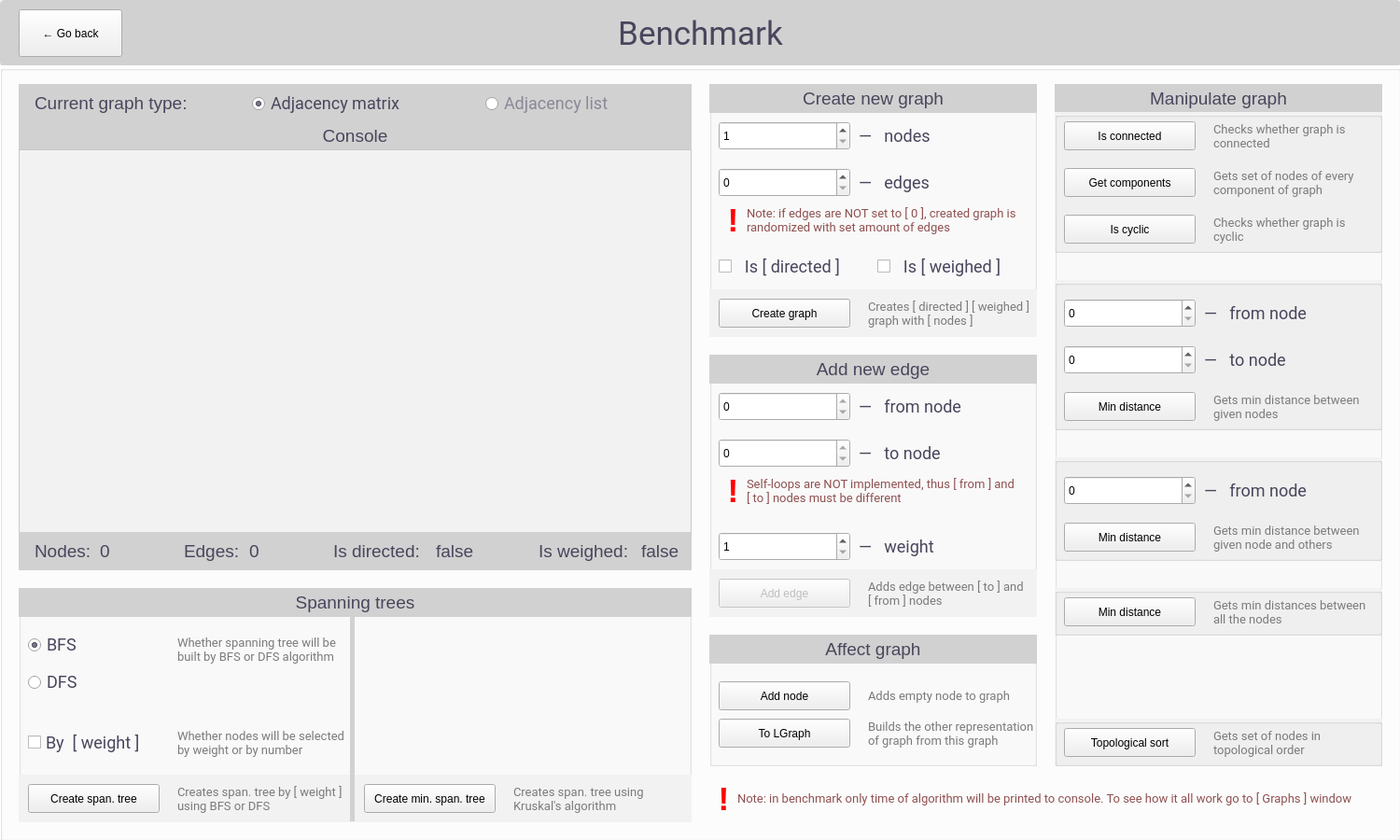
<?xml version="1.0" encoding="UTF-8"?>
<ui version="4.0">
 <class>BenchWindow</class>
 <widget class="QWidget" name="BenchWindow">
  <property name="geometry">
   <rect>
    <x>0</x>
    <y>0</y>
    <width>1500</width>
    <height>900</height>
   </rect>
  </property>
  <property name="windowTitle">
   <string>Form</string>
  </property>
  <widget class="QGroupBox" name="groupBox_13">
   <property name="geometry">
    <rect>
     <x>0</x>
     <y>0</y>
     <width>1501</width>
     <height>71</height>
    </rect>
   </property>
   <property name="styleSheet">
    <string notr="true">QGroupBox {
	background-color: #d1d1d1;
border-radius: 5px;
}</string>
   </property>
   <property name="title">
    <string/>
   </property>
   <widget class="QLabel" name="pageName">
    <property name="geometry">
     <rect>
      <x>20</x>
      <y>10</y>
      <width>1461</width>
      <height>51</height>
     </rect>
    </property>
    <property name="styleSheet">
     <string notr="true">color: #4a455c;
font-size: 35px;
font-family: Roboto;</string>
    </property>
    <property name="text">
     <string>Benchmark</string>
    </property>
    <property name="alignment">
     <set>Qt::AlignCenter</set>
    </property>
   </widget>
   <widget class="QPushButton" name="backButton">
    <property name="geometry">
     <rect>
      <x>20</x>
      <y>10</y>
      <width>111</width>
      <height>51</height>
     </rect>
    </property>
    <property name="text">
     <string>← Go back</string>
    </property>
   </widget>
  </widget>
  <widget class="QGroupBox" name="graphsBox">
   <property name="geometry">
    <rect>
     <x>0</x>
     <y>70</y>
     <width>1501</width>
     <height>831</height>
    </rect>
   </property>
   <property name="styleSheet">
    <string notr="true">QGroupBox {
background-color: #ffffff;
}</string>
   </property>
   <property name="title">
    <string/>
   </property>
   <widget class="QGroupBox" name="FileSystemConsole">
    <property name="geometry">
     <rect>
      <x>20</x>
      <y>60</y>
      <width>721</width>
      <height>441</height>
     </rect>
    </property>
    <property name="styleSheet">
     <string notr="true">QGroupBox {
	border: 1px solid black;
}
</string>
    </property>
    <property name="title">
     <string/>
    </property>
    <widget class="QLabel" name="label_113">
     <property name="geometry">
      <rect>
       <x>0</x>
       <y>0</y>
       <width>721</width>
       <height>31</height>
      </rect>
     </property>
     <property name="styleSheet">
      <string notr="true">QLabel {
	color: #4a455c;
	font-size: 19px;
	background-color: #d1d1d1;
	padding: 2px;

}</string>
     </property>
     <property name="text">
      <string>Console</string>
     </property>
     <property name="alignment">
      <set>Qt::AlignCenter</set>
     </property>
    </widget>
    <widget class="QTextBrowser" name="benchConsole">
     <property name="geometry">
      <rect>
       <x>0</x>
       <y>30</y>
       <width>721</width>
       <height>411</height>
      </rect>
     </property>
     <property name="styleSheet">
      <string notr="true">QTextBrowser {
	background-color: #f2f2f2;
	border: 1px solid #c9c9c9;
	color: #4a455c;
	font-size: 19px;
	font-family: monospace;
	padding: 5px;
}</string>
     </property>
     <property name="html">
      <string>&lt;!DOCTYPE HTML PUBLIC &quot;-//W3C//DTD HTML 4.0//EN&quot; &quot;http://www.w3.org/TR/REC-html40/strict.dtd&quot;&gt;
&lt;html&gt;&lt;head&gt;&lt;meta name=&quot;qrichtext&quot; content=&quot;1&quot; /&gt;&lt;style type=&quot;text/css&quot;&gt;
p, li { white-space: pre-wrap; }
&lt;/style&gt;&lt;/head&gt;&lt;body style=&quot; font-family:'monospace'; font-size:19px; font-weight:400; font-style:normal;&quot;&gt;
&lt;p style=&quot;-qt-paragraph-type:empty; margin-top:0px; margin-bottom:0px; margin-left:0px; margin-right:0px; -qt-block-indent:0; text-indent:0px;&quot;&gt;&lt;br /&gt;&lt;/p&gt;&lt;/body&gt;&lt;/html&gt;</string>
     </property>
    </widget>
   </widget>
   <widget class="QGroupBox" name="GraphCharacteristics_2">
    <property name="geometry">
     <rect>
      <x>20</x>
      <y>20</y>
      <width>721</width>
      <height>41</height>
     </rect>
    </property>
    <property name="styleSheet">
     <string notr="true">QGroupBox {
	background-color: #d1d1d1;
	color: #4a455c;
	font-size: 17px;
	padding-top: 5px;
	border: none;
}</string>
    </property>
    <property name="title">
     <string/>
    </property>
    <widget class="QLabel" name="label_3">
     <property name="geometry">
      <rect>
       <x>10</x>
       <y>0</y>
       <width>181</width>
       <height>41</height>
      </rect>
     </property>
     <property name="styleSheet">
      <string notr="true">QLabel {
	color: #4a455c;
	font-size: 19px;
	padding: 2px;

}</string>
     </property>
     <property name="text">
      <string>Current graph type:</string>
     </property>
    </widget>
    <widget class="QRadioButton" name="adjMatrixRadioButton">
     <property name="geometry">
      <rect>
       <x>250</x>
       <y>10</y>
       <width>201</width>
       <height>22</height>
      </rect>
     </property>
     <property name="styleSheet">
      <string notr="true">QRadioButton {
	color: #8b8796;
	font-size: 18px;
	font-family: Roboto;
}

QRadioButton::checked {
	color: #4a455c;
}</string>
     </property>
     <property name="text">
      <string>Adjacency matrix</string>
     </property>
     <property name="checked">
      <bool>true</bool>
     </property>
    </widget>
    <widget class="QRadioButton" name="adjListRadioButton">
     <property name="geometry">
      <rect>
       <x>500</x>
       <y>10</y>
       <width>201</width>
       <height>22</height>
      </rect>
     </property>
     <property name="styleSheet">
      <string notr="true">QRadioButton {
	color: #8b8796;
	font-size: 18px;
	font-family: Roboto;
}

QRadioButton::checked {
	color: #4a455c;
}</string>
     </property>
     <property name="text">
      <string>Adjacency list</string>
     </property>
    </widget>
   </widget>
   <widget class="QGroupBox" name="CreateNewGraph">
    <property name="geometry">
     <rect>
      <x>760</x>
      <y>20</y>
      <width>351</width>
      <height>271</height>
     </rect>
    </property>
    <property name="styleSheet">
     <string notr="true">QGroupBox {
	background-color: #fcfcfc;
}
</string>
    </property>
    <property name="title">
     <string/>
    </property>
    <widget class="QLabel" name="label_134">
     <property name="geometry">
      <rect>
       <x>0</x>
       <y>0</y>
       <width>351</width>
       <height>31</height>
      </rect>
     </property>
     <property name="styleSheet">
      <string notr="true">QLabel {
	color: #4a455c;
	font-size: 19px;
	background-color: #d1d1d1;
	padding: 2px;

}</string>
     </property>
     <property name="text">
      <string>Create new graph</string>
     </property>
     <property name="alignment">
      <set>Qt::AlignCenter</set>
     </property>
    </widget>
    <widget class="QSpinBox" name="newGraphNodesInput">
     <property name="geometry">
      <rect>
       <x>10</x>
       <y>40</y>
       <width>141</width>
       <height>31</height>
      </rect>
     </property>
     <property name="minimum">
      <number>1</number>
     </property>
     <property name="maximum">
      <number>1000000000</number>
     </property>
     <property name="value">
      <number>1</number>
     </property>
    </widget>
    <widget class="QGroupBox" name="groupBox_53">
     <property name="geometry">
      <rect>
       <x>0</x>
       <y>220</y>
       <width>351</width>
       <height>51</height>
      </rect>
     </property>
     <property name="styleSheet">
      <string notr="true">QGroupBox {
	background-color: #f2f2f2;
	color: #4a455c;
	font-size: 17px;
	padding-top: 5px;
	border: none;
}</string>
     </property>
     <property name="title">
      <string/>
     </property>
     <widget class="QLabel" name="label_132">
      <property name="geometry">
       <rect>
        <x>170</x>
        <y>10</y>
        <width>181</width>
        <height>31</height>
       </rect>
      </property>
      <property name="styleSheet">
       <string notr="true">color: #7a7a7a;
font-size: 13px;
font-family: Roboto;</string>
      </property>
      <property name="text">
       <string>Creates [ directed ] [ weighed ] graph with [ nodes ]</string>
      </property>
      <property name="wordWrap">
       <bool>true</bool>
      </property>
     </widget>
     <widget class="QPushButton" name="createNewGraphButton">
      <property name="enabled">
       <bool>true</bool>
      </property>
      <property name="geometry">
       <rect>
        <x>10</x>
        <y>10</y>
        <width>141</width>
        <height>31</height>
       </rect>
      </property>
      <property name="text">
       <string>Create graph</string>
      </property>
     </widget>
    </widget>
    <widget class="QLabel" name="label_137">
     <property name="geometry">
      <rect>
       <x>160</x>
       <y>40</y>
       <width>161</width>
       <height>31</height>
      </rect>
     </property>
     <property name="styleSheet">
      <string notr="true">color: #4a455c;
font-size: 18px;
font-family: Roboto;</string>
     </property>
     <property name="text">
      <string>—   nodes</string>
     </property>
    </widget>
    <widget class="QSpinBox" name="newGraphEdgesInput">
     <property name="geometry">
      <rect>
       <x>10</x>
       <y>90</y>
       <width>141</width>
       <height>31</height>
      </rect>
     </property>
     <property name="minimum">
      <number>0</number>
     </property>
     <property name="maximum">
      <number>1000000000</number>
     </property>
     <property name="value">
      <number>0</number>
     </property>
    </widget>
    <widget class="QLabel" name="label_138">
     <property name="geometry">
      <rect>
       <x>160</x>
       <y>90</y>
       <width>161</width>
       <height>31</height>
      </rect>
     </property>
     <property name="styleSheet">
      <string notr="true">color: #4a455c;
font-size: 18px;
font-family: Roboto;</string>
     </property>
     <property name="text">
      <string>—   edges</string>
     </property>
    </widget>
    <widget class="QCheckBox" name="newGraphIsDirectedInput">
     <property name="geometry">
      <rect>
       <x>10</x>
       <y>180</y>
       <width>141</width>
       <height>31</height>
      </rect>
     </property>
     <property name="styleSheet">
      <string notr="true">QCheckBox {
	color: #4a455c;
	font-size: 18px;
	font-family: Roboto;
}</string>
     </property>
     <property name="text">
      <string>  Is [ directed ]</string>
     </property>
    </widget>
    <widget class="QCheckBox" name="newGraphIsWeighedInput">
     <property name="geometry">
      <rect>
       <x>180</x>
       <y>180</y>
       <width>141</width>
       <height>31</height>
      </rect>
     </property>
     <property name="styleSheet">
      <string notr="true">QCheckBox {
	color: #4a455c;
	font-size: 18px;
	font-family: Roboto;
}</string>
     </property>
     <property name="text">
      <string>  Is [ weighed ]</string>
     </property>
    </widget>
    <widget class="QLabel" name="label_92">
     <property name="geometry">
      <rect>
       <x>40</x>
       <y>120</y>
       <width>291</width>
       <height>51</height>
      </rect>
     </property>
     <property name="styleSheet">
      <string notr="true">color: #8f5050;
font-size: 13px;
font-family: Roboto;</string>
     </property>
     <property name="text">
      <string>Note: if edges are NOT set to [ 0 ], created graph is randomized with set amount of edges</string>
     </property>
     <property name="wordWrap">
      <bool>true</bool>
     </property>
    </widget>
    <widget class="QLabel" name="label_4">
     <property name="geometry">
      <rect>
       <x>10</x>
       <y>130</y>
       <width>31</width>
       <height>31</height>
      </rect>
     </property>
     <property name="styleSheet">
      <string notr="true">color: red;
font-size: 35px;
font-weight: bold;</string>
     </property>
     <property name="text">
      <string>!</string>
     </property>
     <property name="alignment">
      <set>Qt::AlignCenter</set>
     </property>
    </widget>
   </widget>
   <widget class="QGroupBox" name="ManipulateGraph">
    <property name="enabled">
     <bool>true</bool>
    </property>
    <property name="geometry">
     <rect>
      <x>1130</x>
      <y>20</y>
      <width>351</width>
      <height>731</height>
     </rect>
    </property>
    <property name="acceptDrops">
     <bool>false</bool>
    </property>
    <property name="styleSheet">
     <string notr="true">QGroupBox {
	background-color: #fcfcfc;
}
</string>
    </property>
    <property name="title">
     <string/>
    </property>
    <widget class="QLabel" name="label_114">
     <property name="geometry">
      <rect>
       <x>0</x>
       <y>0</y>
       <width>351</width>
       <height>31</height>
      </rect>
     </property>
     <property name="styleSheet">
      <string notr="true">QLabel {
	color: #4a455c;
	font-size: 19px;
	background-color: #d1d1d1;
	padding: 2px;
}</string>
     </property>
     <property name="text">
      <string>Manipulate graph</string>
     </property>
     <property name="alignment">
      <set>Qt::AlignCenter</set>
     </property>
    </widget>
    <widget class="QGroupBox" name="groupBox_51">
     <property name="geometry">
      <rect>
       <x>0</x>
       <y>210</y>
       <width>351</width>
       <height>161</height>
      </rect>
     </property>
     <property name="styleSheet">
      <string notr="true">QGroupBox {
	background-color: #f2f2f2;
	color: #4a455c;
	font-size: 17px;
	padding-top: 5px;
}</string>
     </property>
     <property name="title">
      <string/>
     </property>
     <widget class="QLabel" name="label_119">
      <property name="geometry">
       <rect>
        <x>170</x>
        <y>120</y>
        <width>171</width>
        <height>31</height>
       </rect>
      </property>
      <property name="styleSheet">
       <string notr="true">color: #7a7a7a;
font-size: 13px;
font-family: Roboto;</string>
      </property>
      <property name="text">
       <string>Gets min distance between given nodes</string>
      </property>
      <property name="wordWrap">
       <bool>true</bool>
      </property>
     </widget>
     <widget class="QPushButton" name="minDist2Button">
      <property name="enabled">
       <bool>true</bool>
      </property>
      <property name="geometry">
       <rect>
        <x>10</x>
        <y>120</y>
        <width>141</width>
        <height>31</height>
       </rect>
      </property>
      <property name="text">
       <string>Min distance</string>
      </property>
     </widget>
     <widget class="QLabel" name="label_128">
      <property name="geometry">
       <rect>
        <x>160</x>
        <y>70</y>
        <width>161</width>
        <height>31</height>
       </rect>
      </property>
      <property name="styleSheet">
       <string notr="true">color: #4a455c;
font-size: 18px;
font-family: Roboto;</string>
      </property>
      <property name="text">
       <string>—   to node</string>
      </property>
     </widget>
     <widget class="QSpinBox" name="minDist2FromInput">
      <property name="geometry">
       <rect>
        <x>10</x>
        <y>20</y>
        <width>141</width>
        <height>31</height>
       </rect>
      </property>
      <property name="minimum">
       <number>0</number>
      </property>
      <property name="maximum">
       <number>1000000000</number>
      </property>
      <property name="value">
       <number>0</number>
      </property>
     </widget>
     <widget class="QLabel" name="label_123">
      <property name="geometry">
       <rect>
        <x>160</x>
        <y>20</y>
        <width>161</width>
        <height>31</height>
       </rect>
      </property>
      <property name="styleSheet">
       <string notr="true">color: #4a455c;
font-size: 18px;
font-family: Roboto;</string>
      </property>
      <property name="text">
       <string>—   from node</string>
      </property>
     </widget>
     <widget class="QSpinBox" name="minDist2ToInput">
      <property name="geometry">
       <rect>
        <x>10</x>
        <y>70</y>
        <width>141</width>
        <height>31</height>
       </rect>
      </property>
      <property name="minimum">
       <number>0</number>
      </property>
      <property name="maximum">
       <number>1000000000</number>
      </property>
      <property name="value">
       <number>0</number>
      </property>
     </widget>
    </widget>
    <widget class="QGroupBox" name="groupBox_60">
     <property name="geometry">
      <rect>
       <x>0</x>
       <y>540</y>
       <width>351</width>
       <height>51</height>
      </rect>
     </property>
     <property name="styleSheet">
      <string notr="true">QGroupBox {
	background-color: #f2f2f2;
	color: #4a455c;
	font-size: 17px;
	padding-top: 5px;
}</string>
     </property>
     <property name="title">
      <string/>
     </property>
     <widget class="QLabel" name="label_139">
      <property name="geometry">
       <rect>
        <x>170</x>
        <y>10</y>
        <width>171</width>
        <height>31</height>
       </rect>
      </property>
      <property name="styleSheet">
       <string notr="true">color: #7a7a7a;
font-size: 13px;
font-family: Roboto;</string>
      </property>
      <property name="text">
       <string>Gets min distances between all the nodes</string>
      </property>
      <property name="wordWrap">
       <bool>true</bool>
      </property>
     </widget>
     <widget class="QPushButton" name="minDistAllButton">
      <property name="enabled">
       <bool>true</bool>
      </property>
      <property name="geometry">
       <rect>
        <x>10</x>
        <y>10</y>
        <width>141</width>
        <height>31</height>
       </rect>
      </property>
      <property name="text">
       <string>Min distance</string>
      </property>
     </widget>
    </widget>
    <widget class="QGroupBox" name="groupBox_55">
     <property name="geometry">
      <rect>
       <x>0</x>
       <y>30</y>
       <width>351</width>
       <height>151</height>
      </rect>
     </property>
     <property name="styleSheet">
      <string notr="true">QGroupBox {
	background-color: #f2f2f2;
	color: #4a455c;
	font-size: 17px;
	padding-top: 5px;
}</string>
     </property>
     <property name="title">
      <string/>
     </property>
     <widget class="QLabel" name="label_140">
      <property name="geometry">
       <rect>
        <x>170</x>
        <y>10</y>
        <width>171</width>
        <height>31</height>
       </rect>
      </property>
      <property name="styleSheet">
       <string notr="true">color: #7a7a7a;
font-size: 13px;
font-family: Roboto;</string>
      </property>
      <property name="text">
       <string>Checks whether graph is connected</string>
      </property>
      <property name="wordWrap">
       <bool>true</bool>
      </property>
     </widget>
     <widget class="QPushButton" name="isConnectedButton">
      <property name="enabled">
       <bool>true</bool>
      </property>
      <property name="geometry">
       <rect>
        <x>10</x>
        <y>10</y>
        <width>141</width>
        <height>31</height>
       </rect>
      </property>
      <property name="text">
       <string>Is connected</string>
      </property>
     </widget>
     <widget class="QPushButton" name="getComponentsButton">
      <property name="enabled">
       <bool>true</bool>
      </property>
      <property name="geometry">
       <rect>
        <x>10</x>
        <y>60</y>
        <width>141</width>
        <height>31</height>
       </rect>
      </property>
      <property name="text">
       <string>Get components</string>
      </property>
     </widget>
     <widget class="QLabel" name="label_141">
      <property name="geometry">
       <rect>
        <x>170</x>
        <y>60</y>
        <width>171</width>
        <height>31</height>
       </rect>
      </property>
      <property name="styleSheet">
       <string notr="true">color: #7a7a7a;
font-size: 13px;
font-family: Roboto;</string>
      </property>
      <property name="text">
       <string>Gets set of nodes of every component of graph</string>
      </property>
      <property name="wordWrap">
       <bool>true</bool>
      </property>
     </widget>
     <widget class="QPushButton" name="isCyclicButton">
      <property name="enabled">
       <bool>true</bool>
      </property>
      <property name="geometry">
       <rect>
        <x>10</x>
        <y>110</y>
        <width>141</width>
        <height>31</height>
       </rect>
      </property>
      <property name="text">
       <string>Is cyclic</string>
      </property>
     </widget>
     <widget class="QLabel" name="label_142">
      <property name="geometry">
       <rect>
        <x>170</x>
        <y>110</y>
        <width>171</width>
        <height>31</height>
       </rect>
      </property>
      <property name="styleSheet">
       <string notr="true">color: #7a7a7a;
font-size: 13px;
font-family: Roboto;</string>
      </property>
      <property name="text">
       <string>Checks whether graph is cyclic</string>
      </property>
      <property name="wordWrap">
       <bool>true</bool>
      </property>
     </widget>
    </widget>
    <widget class="QGroupBox" name="groupBox_54">
     <property name="geometry">
      <rect>
       <x>0</x>
       <y>400</y>
       <width>351</width>
       <height>111</height>
      </rect>
     </property>
     <property name="styleSheet">
      <string notr="true">QGroupBox {
	background-color: #f2f2f2;
	color: #4a455c;
	font-size: 17px;
	padding-top: 5px;
}</string>
     </property>
     <property name="title">
      <string/>
     </property>
     <widget class="QLabel" name="label_120">
      <property name="geometry">
       <rect>
        <x>170</x>
        <y>70</y>
        <width>171</width>
        <height>31</height>
       </rect>
      </property>
      <property name="styleSheet">
       <string notr="true">color: #7a7a7a;
font-size: 13px;
font-family: Roboto;</string>
      </property>
      <property name="text">
       <string>Gets min distance between given node and others</string>
      </property>
      <property name="wordWrap">
       <bool>true</bool>
      </property>
     </widget>
     <widget class="QPushButton" name="minDist1AllButton">
      <property name="enabled">
       <bool>true</bool>
      </property>
      <property name="geometry">
       <rect>
        <x>10</x>
        <y>70</y>
        <width>141</width>
        <height>31</height>
       </rect>
      </property>
      <property name="text">
       <string>Min distance</string>
      </property>
     </widget>
     <widget class="QSpinBox" name="minDist1AllFromInput">
      <property name="geometry">
       <rect>
        <x>10</x>
        <y>20</y>
        <width>141</width>
        <height>31</height>
       </rect>
      </property>
      <property name="minimum">
       <number>0</number>
      </property>
      <property name="maximum">
       <number>1000000000</number>
      </property>
      <property name="value">
       <number>0</number>
      </property>
     </widget>
     <widget class="QLabel" name="label_130">
      <property name="geometry">
       <rect>
        <x>160</x>
        <y>20</y>
        <width>161</width>
        <height>31</height>
       </rect>
      </property>
      <property name="styleSheet">
       <string notr="true">color: #4a455c;
font-size: 18px;
font-family: Roboto;</string>
      </property>
      <property name="text">
       <string>—   from node</string>
      </property>
     </widget>
    </widget>
    <widget class="QGroupBox" name="groupBox_61">
     <property name="geometry">
      <rect>
       <x>0</x>
       <y>680</y>
       <width>351</width>
       <height>51</height>
      </rect>
     </property>
     <property name="styleSheet">
      <string notr="true">QGroupBox {
	background-color: #f2f2f2;
	color: #4a455c;
	font-size: 17px;
	padding-top: 5px;
}</string>
     </property>
     <property name="title">
      <string/>
     </property>
     <widget class="QLabel" name="label_143">
      <property name="geometry">
       <rect>
        <x>170</x>
        <y>10</y>
        <width>171</width>
        <height>31</height>
       </rect>
      </property>
      <property name="styleSheet">
       <string notr="true">color: #7a7a7a;
font-size: 13px;
font-family: Roboto;</string>
      </property>
      <property name="text">
       <string>Gets set of nodes in topological order</string>
      </property>
      <property name="wordWrap">
       <bool>true</bool>
      </property>
     </widget>
     <widget class="QPushButton" name="topSortButton">
      <property name="enabled">
       <bool>true</bool>
      </property>
      <property name="geometry">
       <rect>
        <x>10</x>
        <y>10</y>
        <width>141</width>
        <height>31</height>
       </rect>
      </property>
      <property name="text">
       <string>Topological sort</string>
      </property>
     </widget>
    </widget>
   </widget>
   <widget class="QGroupBox" name="AddNewEdge">
    <property name="geometry">
     <rect>
      <x>760</x>
      <y>310</y>
      <width>351</width>
      <height>281</height>
     </rect>
    </property>
    <property name="styleSheet">
     <string notr="true">QGroupBox {
	background-color: #fcfcfc;
}
</string>
    </property>
    <property name="title">
     <string/>
    </property>
    <widget class="QLabel" name="label_126">
     <property name="geometry">
      <rect>
       <x>0</x>
       <y>0</y>
       <width>351</width>
       <height>31</height>
      </rect>
     </property>
     <property name="styleSheet">
      <string notr="true">QLabel {
	color: #4a455c;
	font-size: 19px;
	background-color: #d1d1d1;
	padding: 2px;

}</string>
     </property>
     <property name="text">
      <string>Add new edge</string>
     </property>
     <property name="alignment">
      <set>Qt::AlignCenter</set>
     </property>
    </widget>
    <widget class="QGroupBox" name="groupBox_52">
     <property name="geometry">
      <rect>
       <x>0</x>
       <y>230</y>
       <width>351</width>
       <height>51</height>
      </rect>
     </property>
     <property name="styleSheet">
      <string notr="true">QGroupBox {
	background-color: #f2f2f2;
	color: #4a455c;
	font-size: 17px;
	padding-top: 5px;
	border: none;
}</string>
     </property>
     <property name="title">
      <string/>
     </property>
     <widget class="QLabel" name="label_121">
      <property name="geometry">
       <rect>
        <x>170</x>
        <y>10</y>
        <width>171</width>
        <height>31</height>
       </rect>
      </property>
      <property name="styleSheet">
       <string notr="true">color: #7a7a7a;
font-size: 13px;
font-family: Roboto;</string>
      </property>
      <property name="text">
       <string>Adds edge between [ to ] and [ from ] nodes</string>
      </property>
      <property name="wordWrap">
       <bool>true</bool>
      </property>
     </widget>
     <widget class="QPushButton" name="newEdgeButton">
      <property name="enabled">
       <bool>false</bool>
      </property>
      <property name="geometry">
       <rect>
        <x>10</x>
        <y>10</y>
        <width>141</width>
        <height>31</height>
       </rect>
      </property>
      <property name="text">
       <string>Add edge</string>
      </property>
     </widget>
    </widget>
    <widget class="QSpinBox" name="newEdgeFromInput">
     <property name="geometry">
      <rect>
       <x>10</x>
       <y>40</y>
       <width>141</width>
       <height>31</height>
      </rect>
     </property>
     <property name="minimum">
      <number>0</number>
     </property>
     <property name="maximum">
      <number>0</number>
     </property>
     <property name="value">
      <number>0</number>
     </property>
    </widget>
    <widget class="QLabel" name="label_122">
     <property name="geometry">
      <rect>
       <x>160</x>
       <y>40</y>
       <width>161</width>
       <height>31</height>
      </rect>
     </property>
     <property name="styleSheet">
      <string notr="true">color: #4a455c;
font-size: 18px;
font-family: Roboto;</string>
     </property>
     <property name="text">
      <string>—   from node</string>
     </property>
    </widget>
    <widget class="QSpinBox" name="newEdgeToInput">
     <property name="geometry">
      <rect>
       <x>10</x>
       <y>90</y>
       <width>141</width>
       <height>31</height>
      </rect>
     </property>
     <property name="minimum">
      <number>0</number>
     </property>
     <property name="maximum">
      <number>0</number>
     </property>
     <property name="value">
      <number>0</number>
     </property>
    </widget>
    <widget class="QLabel" name="label_125">
     <property name="geometry">
      <rect>
       <x>160</x>
       <y>90</y>
       <width>161</width>
       <height>31</height>
      </rect>
     </property>
     <property name="styleSheet">
      <string notr="true">color: #4a455c;
font-size: 18px;
font-family: Roboto;</string>
     </property>
     <property name="text">
      <string>—   to node</string>
     </property>
    </widget>
    <widget class="QSpinBox" name="newEdgeWeightInput">
     <property name="geometry">
      <rect>
       <x>10</x>
       <y>190</y>
       <width>141</width>
       <height>31</height>
      </rect>
     </property>
     <property name="minimum">
      <number>1</number>
     </property>
    </widget>
    <widget class="QLabel" name="label_127">
     <property name="geometry">
      <rect>
       <x>160</x>
       <y>190</y>
       <width>161</width>
       <height>31</height>
      </rect>
     </property>
     <property name="styleSheet">
      <string notr="true">color: #4a455c;
font-size: 18px;
font-family: Roboto;</string>
     </property>
     <property name="text">
      <string>—   weight</string>
     </property>
    </widget>
    <widget class="QLabel" name="label_93">
     <property name="geometry">
      <rect>
       <x>40</x>
       <y>120</y>
       <width>291</width>
       <height>51</height>
      </rect>
     </property>
     <property name="styleSheet">
      <string notr="true">color: #8f5050;
font-size: 13px;
font-family: Roboto;</string>
     </property>
     <property name="text">
      <string>Self-loops are NOT implemented, thus [ from ] and [ to ] nodes must be different</string>
     </property>
     <property name="wordWrap">
      <bool>true</bool>
     </property>
    </widget>
    <widget class="QLabel" name="label_5">
     <property name="geometry">
      <rect>
       <x>10</x>
       <y>130</y>
       <width>31</width>
       <height>31</height>
      </rect>
     </property>
     <property name="styleSheet">
      <string notr="true">color: red;
font-size: 35px;
font-weight: bold;</string>
     </property>
     <property name="text">
      <string>!</string>
     </property>
     <property name="alignment">
      <set>Qt::AlignCenter</set>
     </property>
    </widget>
    <zorder>groupBox_52</zorder>
    <zorder>label_126</zorder>
    <zorder>newEdgeFromInput</zorder>
    <zorder>label_122</zorder>
    <zorder>newEdgeToInput</zorder>
    <zorder>label_125</zorder>
    <zorder>newEdgeWeightInput</zorder>
    <zorder>label_127</zorder>
    <zorder>label_93</zorder>
    <zorder>label_5</zorder>
   </widget>
   <widget class="QGroupBox" name="AffectGraph">
    <property name="geometry">
     <rect>
      <x>760</x>
      <y>610</y>
      <width>351</width>
      <height>141</height>
     </rect>
    </property>
    <property name="styleSheet">
     <string notr="true">QGroupBox {
	background-color: #fcfcfc;
}
</string>
    </property>
    <property name="title">
     <string/>
    </property>
    <widget class="QLabel" name="label_133">
     <property name="geometry">
      <rect>
       <x>0</x>
       <y>0</y>
       <width>351</width>
       <height>31</height>
      </rect>
     </property>
     <property name="styleSheet">
      <string notr="true">QLabel {
	color: #4a455c;
	font-size: 19px;
	background-color: #d1d1d1;
	padding: 2px;

}</string>
     </property>
     <property name="text">
      <string>Affect graph</string>
     </property>
     <property name="alignment">
      <set>Qt::AlignCenter</set>
     </property>
    </widget>
    <widget class="QLabel" name="label_135">
     <property name="geometry">
      <rect>
       <x>170</x>
       <y>50</y>
       <width>181</width>
       <height>31</height>
      </rect>
     </property>
     <property name="styleSheet">
      <string notr="true">color: #7a7a7a;
font-size: 13px;
font-family: Roboto;</string>
     </property>
     <property name="text">
      <string>Adds empty node to graph</string>
     </property>
     <property name="wordWrap">
      <bool>true</bool>
     </property>
    </widget>
    <widget class="QPushButton" name="addNodeButton">
     <property name="enabled">
      <bool>true</bool>
     </property>
     <property name="geometry">
      <rect>
       <x>10</x>
       <y>50</y>
       <width>141</width>
       <height>31</height>
      </rect>
     </property>
     <property name="text">
      <string>Add node</string>
     </property>
    </widget>
    <widget class="QLabel" name="label_144">
     <property name="geometry">
      <rect>
       <x>170</x>
       <y>90</y>
       <width>181</width>
       <height>31</height>
      </rect>
     </property>
     <property name="styleSheet">
      <string notr="true">color: #7a7a7a;
font-size: 13px;
font-family: Roboto;</string>
     </property>
     <property name="text">
      <string>Builds the other representation of graph from this graph</string>
     </property>
     <property name="wordWrap">
      <bool>true</bool>
     </property>
    </widget>
    <widget class="QPushButton" name="toTheOtherGraphTypeButton">
     <property name="enabled">
      <bool>true</bool>
     </property>
     <property name="geometry">
      <rect>
       <x>10</x>
       <y>90</y>
       <width>141</width>
       <height>31</height>
      </rect>
     </property>
     <property name="text">
      <string>To LGraph</string>
     </property>
    </widget>
   </widget>
   <widget class="QGroupBox" name="SpanningTrees">
    <property name="geometry">
     <rect>
      <x>20</x>
      <y>560</y>
      <width>721</width>
      <height>251</height>
     </rect>
    </property>
    <property name="styleSheet">
     <string notr="true">QGroupBox {
	background-color: #fcfcfc;
}
</string>
    </property>
    <property name="title">
     <string/>
    </property>
    <widget class="QLabel" name="label_145">
     <property name="geometry">
      <rect>
       <x>0</x>
       <y>0</y>
       <width>721</width>
       <height>31</height>
      </rect>
     </property>
     <property name="styleSheet">
      <string notr="true">QLabel {
	color: #4a455c;
	font-size: 19px;
	background-color: #d1d1d1;
	padding: 2px;

}</string>
     </property>
     <property name="text">
      <string>Spanning trees</string>
     </property>
     <property name="alignment">
      <set>Qt::AlignCenter</set>
     </property>
    </widget>
    <widget class="QGroupBox" name="groupBox_57">
     <property name="geometry">
      <rect>
       <x>0</x>
       <y>200</y>
       <width>361</width>
       <height>51</height>
      </rect>
     </property>
     <property name="styleSheet">
      <string notr="true">QGroupBox {
	background-color: #f2f2f2;
	color: #4a455c;
	font-size: 17px;
	padding-top: 5px;
	border: none;
}</string>
     </property>
     <property name="title">
      <string/>
     </property>
     <widget class="QLabel" name="label_146">
      <property name="geometry">
       <rect>
        <x>170</x>
        <y>10</y>
        <width>191</width>
        <height>31</height>
       </rect>
      </property>
      <property name="styleSheet">
       <string notr="true">color: #7a7a7a;
font-size: 13px;
font-family: Roboto;</string>
      </property>
      <property name="text">
       <string>Creates span. tree by [ weight ] using BFS or DFS</string>
      </property>
      <property name="wordWrap">
       <bool>true</bool>
      </property>
     </widget>
     <widget class="QPushButton" name="spanningTreeButton">
      <property name="enabled">
       <bool>true</bool>
      </property>
      <property name="geometry">
       <rect>
        <x>10</x>
        <y>10</y>
        <width>141</width>
        <height>31</height>
       </rect>
      </property>
      <property name="text">
       <string>Create span. tree</string>
      </property>
     </widget>
    </widget>
    <widget class="QCheckBox" name="spanningByWeightInput">
     <property name="geometry">
      <rect>
       <x>10</x>
       <y>150</y>
       <width>141</width>
       <height>31</height>
      </rect>
     </property>
     <property name="styleSheet">
      <string notr="true">QCheckBox {
	color: #4a455c;
	font-size: 18px;
	font-family: Roboto;
}</string>
     </property>
     <property name="text">
      <string>By  [ weight ]</string>
     </property>
    </widget>
    <widget class="QLabel" name="label">
     <property name="geometry">
      <rect>
       <x>355</x>
       <y>30</y>
       <width>5</width>
       <height>220</height>
      </rect>
     </property>
     <property name="styleSheet">
      <string notr="true">background-color: #d1d1d1;</string>
     </property>
     <property name="text">
      <string/>
     </property>
    </widget>
    <widget class="QRadioButton" name="spanningBydfsRadioButton">
     <property name="geometry">
      <rect>
       <x>10</x>
       <y>90</y>
       <width>181</width>
       <height>22</height>
      </rect>
     </property>
     <property name="styleSheet">
      <string notr="true">QRadioButton {
	color: #4a455c;
	font-size: 18px;
	font-family: Roboto;
}</string>
     </property>
     <property name="text">
      <string>DFS</string>
     </property>
    </widget>
    <widget class="QRadioButton" name="spanningBybfsRadioButton">
     <property name="geometry">
      <rect>
       <x>10</x>
       <y>50</y>
       <width>201</width>
       <height>22</height>
      </rect>
     </property>
     <property name="styleSheet">
      <string notr="true">QRadioButton {
	color: #4a455c;
	font-size: 18px;
	font-family: Roboto;
}</string>
     </property>
     <property name="text">
      <string>BFS</string>
     </property>
     <property name="checked">
      <bool>true</bool>
     </property>
    </widget>
    <widget class="QLabel" name="label_147">
     <property name="geometry">
      <rect>
       <x>170</x>
       <y>150</y>
       <width>181</width>
       <height>31</height>
      </rect>
     </property>
     <property name="styleSheet">
      <string notr="true">color: #7a7a7a;
font-size: 13px;
font-family: Roboto;</string>
     </property>
     <property name="text">
      <string>Whether nodes will be selected by weight or by number</string>
     </property>
     <property name="wordWrap">
      <bool>true</bool>
     </property>
    </widget>
    <widget class="QLabel" name="label_148">
     <property name="geometry">
      <rect>
       <x>170</x>
       <y>50</y>
       <width>181</width>
       <height>31</height>
      </rect>
     </property>
     <property name="styleSheet">
      <string notr="true">color: #7a7a7a;
font-size: 13px;
font-family: Roboto;</string>
     </property>
     <property name="text">
      <string>Whether spanning tree will be built by BFS or DFS algorithm</string>
     </property>
     <property name="wordWrap">
      <bool>true</bool>
     </property>
    </widget>
    <widget class="QGroupBox" name="groupBox_59">
     <property name="geometry">
      <rect>
       <x>360</x>
       <y>200</y>
       <width>361</width>
       <height>51</height>
      </rect>
     </property>
     <property name="styleSheet">
      <string notr="true">QGroupBox {
	background-color: #f2f2f2;
	color: #4a455c;
	font-size: 17px;
	padding-top: 5px;
	border: none;
}</string>
     </property>
     <property name="title">
      <string/>
     </property>
     <widget class="QLabel" name="label_149">
      <property name="geometry">
       <rect>
        <x>170</x>
        <y>10</y>
        <width>181</width>
        <height>31</height>
       </rect>
      </property>
      <property name="styleSheet">
       <string notr="true">color: #7a7a7a;
font-size: 13px;
font-family: Roboto;</string>
      </property>
      <property name="text">
       <string>Creates span. tree using Kruskal's algorithm</string>
      </property>
      <property name="wordWrap">
       <bool>true</bool>
      </property>
     </widget>
     <widget class="QPushButton" name="minSpanningTreeButton">
      <property name="enabled">
       <bool>true</bool>
      </property>
      <property name="geometry">
       <rect>
        <x>10</x>
        <y>10</y>
        <width>141</width>
        <height>31</height>
       </rect>
      </property>
      <property name="text">
       <string>Create min. span. tree</string>
      </property>
     </widget>
    </widget>
   </widget>
   <widget class="QGroupBox" name="GraphCharacteristics">
    <property name="geometry">
     <rect>
      <x>20</x>
      <y>500</y>
      <width>721</width>
      <height>41</height>
     </rect>
    </property>
    <property name="styleSheet">
     <string notr="true">QGroupBox {
	background-color: #d1d1d1;
	color: #4a455c;
	font-size: 17px;
	padding-top: 5px;
	border: none;
}</string>
    </property>
    <property name="title">
     <string/>
    </property>
    <widget class="QLabel" name="label_2">
     <property name="geometry">
      <rect>
       <x>10</x>
       <y>0</y>
       <width>71</width>
       <height>41</height>
      </rect>
     </property>
     <property name="styleSheet">
      <string notr="true">QLabel {
	color: #4a455c;
	font-size: 19px;
	padding: 2px;

}</string>
     </property>
     <property name="text">
      <string>Nodes:</string>
     </property>
    </widget>
    <widget class="QLabel" name="nodesLabel">
     <property name="geometry">
      <rect>
       <x>80</x>
       <y>10</y>
       <width>71</width>
       <height>21</height>
      </rect>
     </property>
     <property name="styleSheet">
      <string notr="true">QLabel {
	color: #4a455c;
	font-size: 19px;
	padding: 2px;

}</string>
     </property>
     <property name="text">
      <string>0</string>
     </property>
    </widget>
    <widget class="QLabel" name="label_6">
     <property name="geometry">
      <rect>
       <x>170</x>
       <y>0</y>
       <width>71</width>
       <height>41</height>
      </rect>
     </property>
     <property name="styleSheet">
      <string notr="true">QLabel {
	color: #4a455c;
	font-size: 19px;
	padding: 2px;

}</string>
     </property>
     <property name="text">
      <string>Edges:</string>
     </property>
    </widget>
    <widget class="QLabel" name="edgesLabel">
     <property name="geometry">
      <rect>
       <x>240</x>
       <y>10</y>
       <width>71</width>
       <height>21</height>
      </rect>
     </property>
     <property name="styleSheet">
      <string notr="true">QLabel {
	color: #4a455c;
	font-size: 19px;
	padding: 2px;

}</string>
     </property>
     <property name="text">
      <string>0</string>
     </property>
    </widget>
    <widget class="QLabel" name="label_8">
     <property name="geometry">
      <rect>
       <x>330</x>
       <y>0</y>
       <width>111</width>
       <height>41</height>
      </rect>
     </property>
     <property name="styleSheet">
      <string notr="true">QLabel {
	color: #4a455c;
	font-size: 19px;
	padding: 2px;

}</string>
     </property>
     <property name="text">
      <string>Is directed:</string>
     </property>
    </widget>
    <widget class="QLabel" name="isDirectedLabel">
     <property name="geometry">
      <rect>
       <x>440</x>
       <y>10</y>
       <width>71</width>
       <height>21</height>
      </rect>
     </property>
     <property name="styleSheet">
      <string notr="true">QLabel {
	color: #4a455c;
	font-size: 19px;
	padding: 2px;

}</string>
     </property>
     <property name="text">
      <string>false</string>
     </property>
    </widget>
    <widget class="QLabel" name="isWeighedLabel">
     <property name="geometry">
      <rect>
       <x>660</x>
       <y>10</y>
       <width>51</width>
       <height>21</height>
      </rect>
     </property>
     <property name="styleSheet">
      <string notr="true">QLabel {
	color: #4a455c;
	font-size: 19px;
	padding: 2px;

}</string>
     </property>
     <property name="text">
      <string>false</string>
     </property>
    </widget>
    <widget class="QLabel" name="label_11">
     <property name="geometry">
      <rect>
       <x>550</x>
       <y>0</y>
       <width>111</width>
       <height>41</height>
      </rect>
     </property>
     <property name="styleSheet">
      <string notr="true">QLabel {
	color: #4a455c;
	font-size: 19px;
	padding: 2px;

}</string>
     </property>
     <property name="text">
      <string>Is weighed:</string>
     </property>
    </widget>
   </widget>
   <widget class="QLabel" name="label_94">
    <property name="geometry">
     <rect>
      <x>790</x>
      <y>760</y>
      <width>691</width>
      <height>51</height>
     </rect>
    </property>
    <property name="styleSheet">
     <string notr="true">color: #8f5050;
font-size: 13px;
font-family: Roboto;</string>
    </property>
    <property name="text">
     <string>Note: in benchmark only time of algorithm will be printed to console. To see how it all work go to [ Graphs ] window</string>
    </property>
    <property name="wordWrap">
     <bool>true</bool>
    </property>
   </widget>
   <widget class="QLabel" name="label_7">
    <property name="geometry">
     <rect>
      <x>760</x>
      <y>770</y>
      <width>31</width>
      <height>31</height>
     </rect>
    </property>
    <property name="styleSheet">
     <string notr="true">color: red;
font-size: 35px;
font-weight: bold;</string>
    </property>
    <property name="text">
     <string>!</string>
    </property>
    <property name="alignment">
     <set>Qt::AlignCenter</set>
    </property>
   </widget>
   <zorder>GraphCharacteristics_2</zorder>
   <zorder>FileSystemConsole</zorder>
   <zorder>CreateNewGraph</zorder>
   <zorder>ManipulateGraph</zorder>
   <zorder>AddNewEdge</zorder>
   <zorder>AffectGraph</zorder>
   <zorder>SpanningTrees</zorder>
   <zorder>GraphCharacteristics</zorder>
   <zorder>label_94</zorder>
   <zorder>label_7</zorder>
  </widget>
 </widget>
 <resources/>
 <connections/>
</ui>
